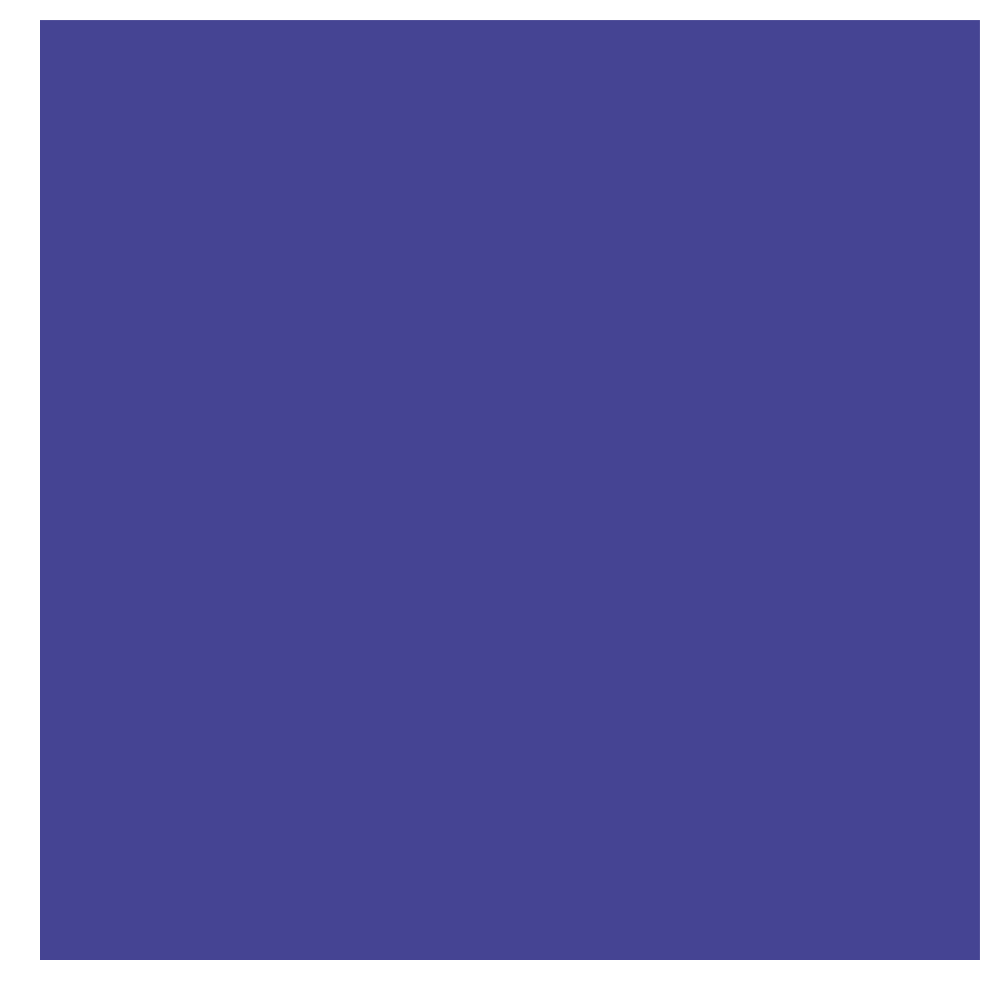
Frame 1 (no input)
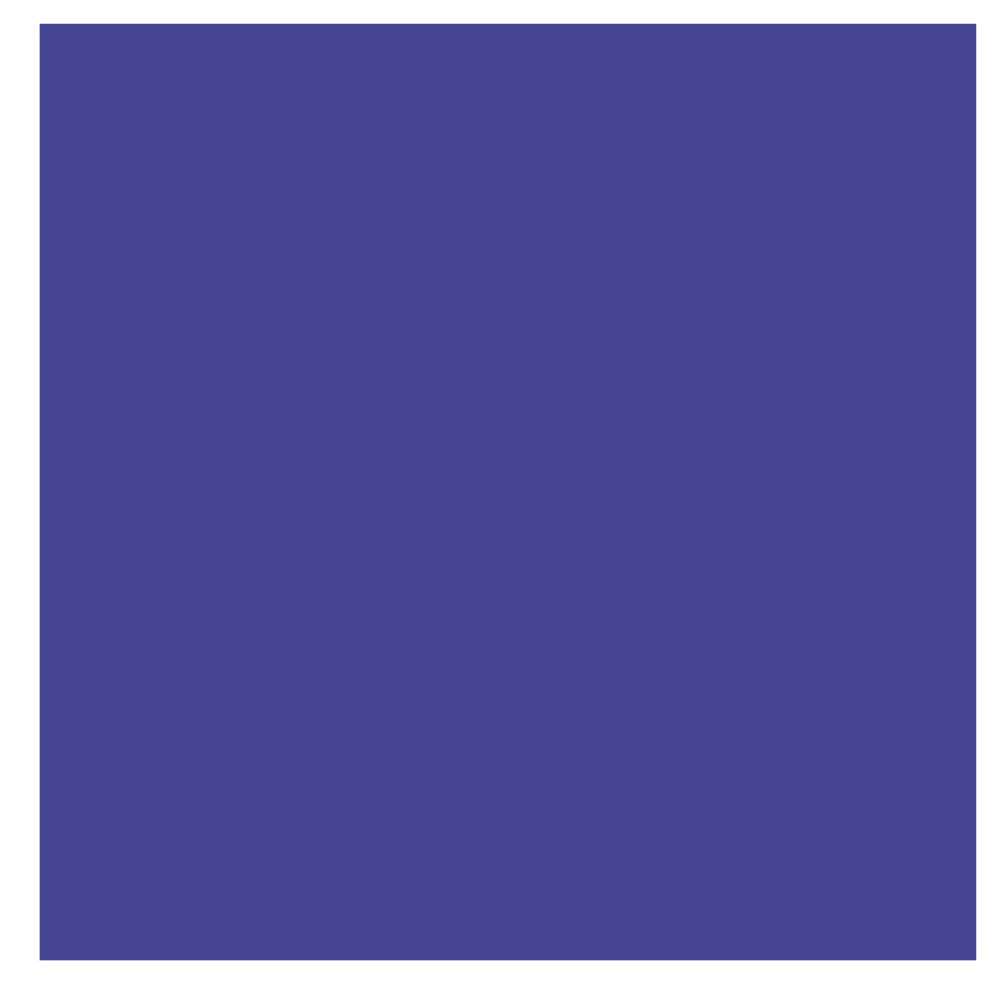
Frame 60 (the mouse pressed at the canvas centre just before this capture)
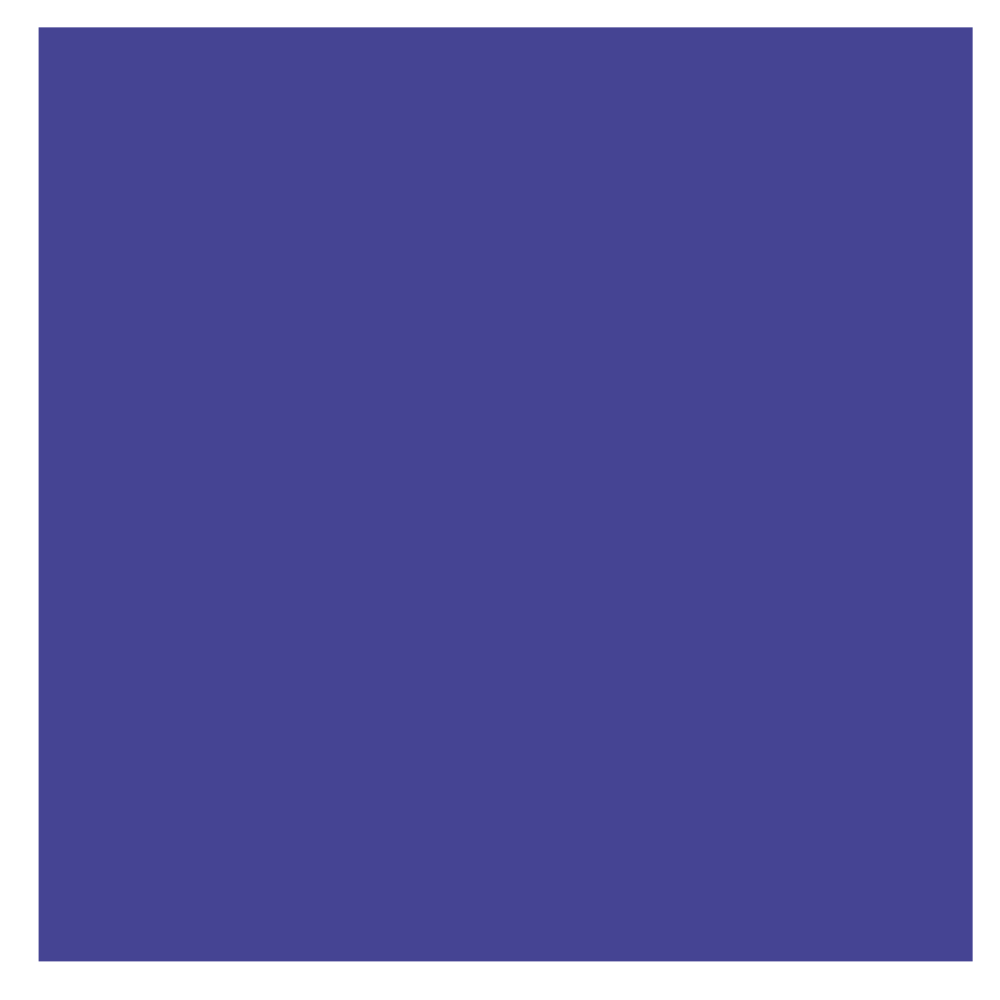
Frame 120 (the mouse held since frame 60 and released just before this capture)

The Processing sketch that drew these frames (run headless with seeded random() and noise(); from frame 60 on, the mouse is pressed at the canvas centre):

// Processing sketch: AfterKlein
// ── AfterKlein.pde
PVector center;
color kleinBlue;
float a = 1.0,b = 1.0,c = 1.0,d = 1.0; //insets
float ds = 20; //scale of insets

float gamma;//cylclic parameter
int framesPerCycle = 2000;
float gammaIncrement;

void setup() {
  size(1000,1000);
  colorMode(HSB, 360, 100, 100); 
  kleinBlue = color(241,54,58);
  fill(kleinBlue);
  noStroke();
  gamma = 0.0;
  gammaIncrement =  TWO_PI/ framesPerCycle;
}


void draw() {
  gamma +=  gammaIncrement;
  a = 1.0 + cos(gamma);
  b = 1.0 + sin(gamma);
  c = 1.0 + cos(-gamma + HALF_PI);
  d = 1.0 + sin(-gamma + HALF_PI);
  
  
  
  
   background(0,0,100);
   fill(kleinBlue);
   //ellipse(center.x,center.y,250,250);
   rect(0+a*ds,0+b*ds,width -(a+c)*ds,height - (b+d)*ds);
}


void keyPressed() {
   if (key == 's'){
     save("AfterKlein.png");
   }
}
